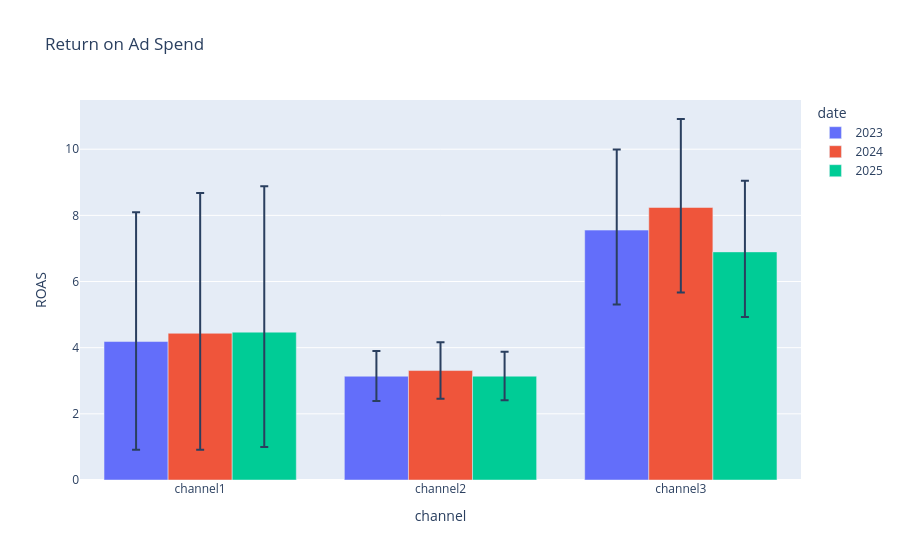

This figure's notebook cell:
### Markdown cell above
## Media deep dive

### Code cell
mmm.plot_interactive.roas(
    frequency="yearly",
    color="date",
    x="channel",
)

### Figure 1 — Plotly figure (JSON) as saved in the notebook; plotly's stock layout.template omitted (floating-point values rounded to 4 significant figures)
{"data": [{"alignmentgroup": "True", "customdata": [["4.186 HDI: [0.914, 8.091]"], ["3.137 HDI: [2.389, 3.898]"], ["7.554 HDI: [5.308, 9.99]"]], "error_y": {"array": [3.906, 0.761, 2.436], "arrayminus": [3.271, 0.7477, 2.246]}, "hovertemplate": "date=2023<br>ROAS=%{customdata[0]}<extra></extra>", "legendgroup": "2023", "marker": {"color": "#636efa", "pattern": {"shape": ""}}, "name": "2023", "offsetgroup": "2023", "orientation": "v", "showlegend": true, "textposition": "auto", "type": "bar", "x": ["channel1", "channel2", "channel3"], "xaxis": "x", "y": [4.186, 3.137, 7.554], "yaxis": "y"}, {"alignmentgroup": "True", "customdata": [["4.435 HDI: [0.917, 8.674]"], ["3.309 HDI: [2.456, 4.164]"], ["8.239 HDI: [5.67, 10.913]"]], "error_y": {"array": [4.239, 0.8555, 2.674], "arrayminus": [3.517, 0.8524, 2.568]}, "hovertemplate": "date=2024<br>ROAS=%{customdata[0]}<extra></extra>", "legendgroup": "2024", "marker": {"color": "#EF553B", "pattern": {"shape": ""}}, "name": "2024", "offsetgroup": "2024", "orientation": "v", "showlegend": true, "textposition": "auto", "type": "bar", "x": ["channel1", "channel2", "channel3"], "xaxis": "x", "y": [4.435, 3.309, 8.239], "yaxis": "y"}, {"alignmentgroup": "True", "customdata": [["4.469 HDI: [0.994, 8.877]"], ["3.138 HDI: [2.411, 3.88]"], ["6.896 HDI: [4.931, 9.05]"]], "error_y": {"array": [4.408, 0.7415, 2.154], "arrayminus": [3.475, 0.7272, 1.965]}, "hovertemplate": "date=2025<br>ROAS=%{customdata[0]}<extra></extra>", "legendgroup": "2025", "marker": {"color": "#00cc96", "pattern": {"shape": ""}}, "name": "2025", "offsetgroup": "2025", "orientation": "v", "showlegend": true, "textposition": "auto", "type": "bar", "x": ["channel1", "channel2", "channel3"], "xaxis": "x", "y": [4.469, 3.138, 6.896], "yaxis": "y"}], "layout": {"barmode": "group", "legend": {"title": {"text": "date"}, "tracegroupgap": 0}, "title": {"text": "Return on Ad Spend"}, "xaxis": {"anchor": "y", "domain": [0, 1], "title": {"text": "channel"}}, "yaxis": {"anchor": "x", "domain": [0, 1], "title": {"text": "ROAS"}}}}
